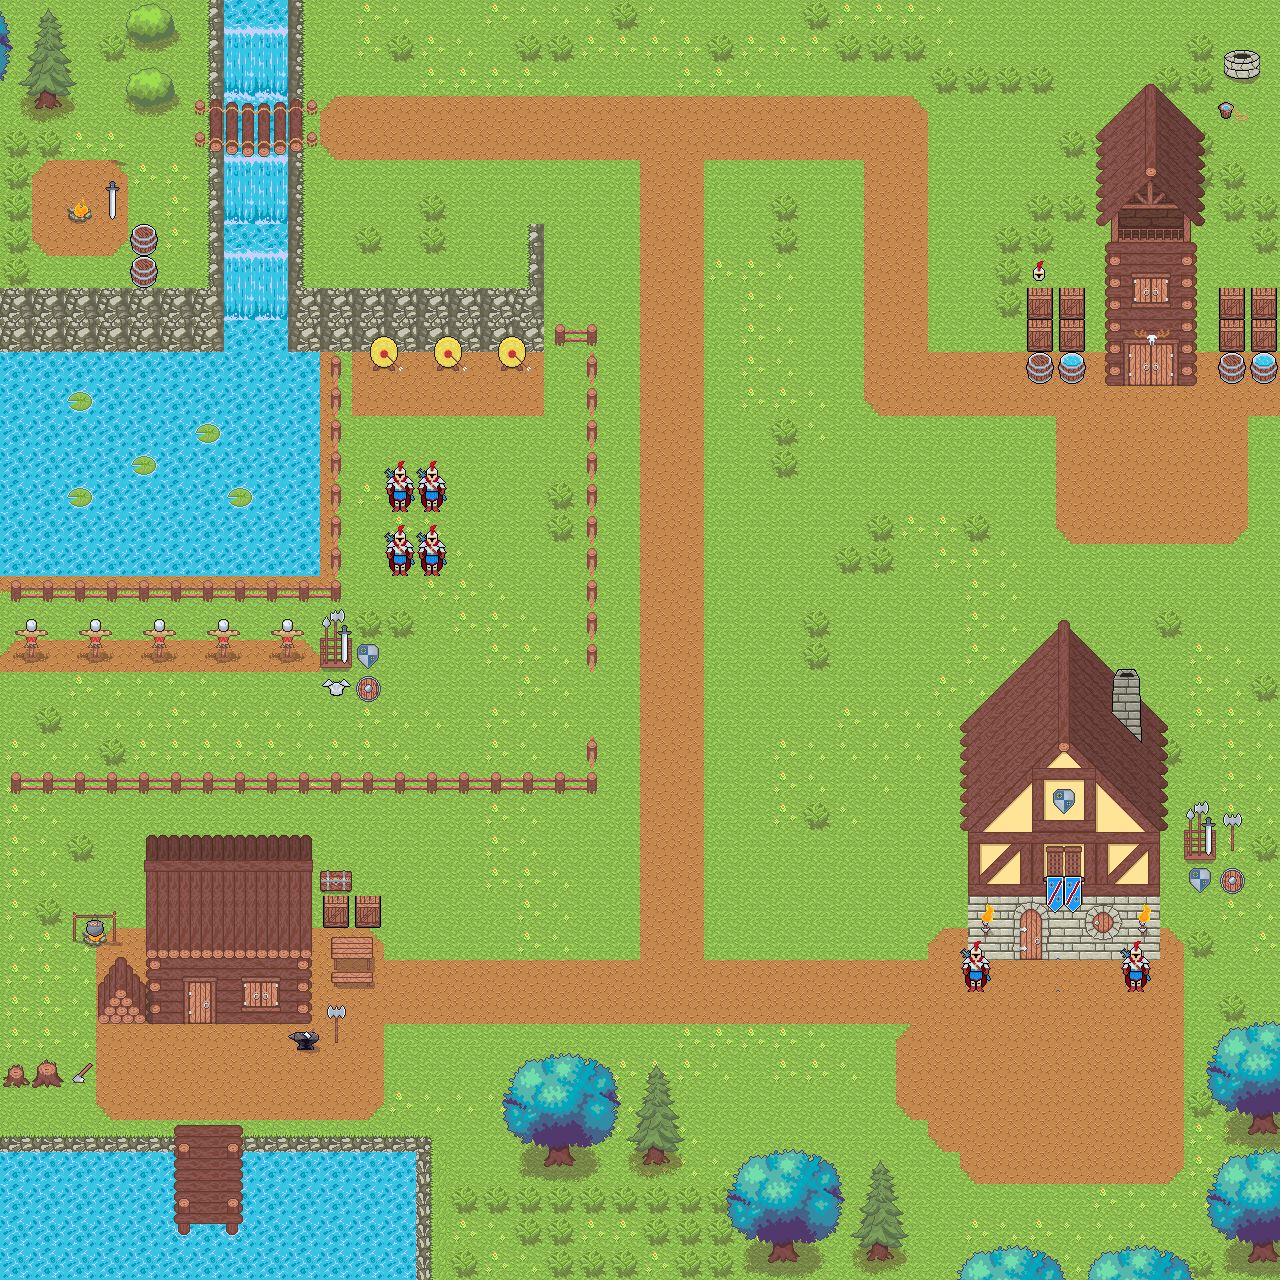

This is a level from a 2D game, rendered from its Tiled map with the project's own tilesets. A one-line summary and the map file follow, with tile-layer data summarised:
An orthogonal 40x40 tile map with 32x32 px tiles, 6 tile layers (background, path, water, houses, ...) and 60 objects (57x collision, player, gard1, sword).

<map version="1.10" tiledversion="1.11.2" orientation="orthogonal" renderorder="right-down" width="40" height="40" tilewidth="32" tileheight="32" infinite="0" nextlayerid="8" nextobjectid="89">
 <tileset firstgid="1" source="Medieval Tileset.tsx" />
 <layer id="1" name="background" width="40" height="40">
  <data>[1600 cells, 1600 non-empty, 1 distinct tile ids]</data>
 </layer>
 <layer id="2" name="path" width="40" height="40">
  <data>[1600 cells, 756 non-empty, 19 distinct tile ids]</data>
 </layer>
 <layer id="3" name="water" width="40" height="40">
  <data>[1600 cells, 144 non-empty, 5 distinct tile ids]</data>
 </layer>
 <layer id="5" name="houses" width="40" height="40">
  <data>[1600 cells, 72 non-empty, 68 distinct tile ids]</data>
 </layer>
 <layer id="4" name="deco" width="40" height="40">
  <data>[1600 cells, 235 non-empty, 99 distinct tile ids]</data>
 </layer>
 <layer id="7" name="top_struct" width="40" height="40">
  <data>[1600 cells, 237 non-empty, 144 distinct tile ids]</data>
 </layer>
 <objectgroup id="6" name="objects">
  <object id="1" name="player" x="690.526" y="114.152">
   <point />
  </object>
  <object id="2" name="collision" x="-0.666667" y="1136.67" width="174.667" height="142.667" />
  <object id="3" name="collision" x="243.333" y="1138" width="187.333" height="141.333" />
  <object id="4" name="collision" x="527.333" y="224" width="16.6667" height="63.3333" />
  <object id="5" name="collision" x="208.667" y="0" width="93.3333" height="98.6667" />
  <object id="6" name="collision" x="208.667" y="153.333" width="92" height="134.667" />
  <object id="7" name="collision" x="287.333" y="289.333" width="255.333" height="61.3333" />
  <object id="8" name="collision" x="-0.666667" y="288" width="224" height="62.6667" />
  <object id="10" name="collision" x="0" y="351.333" width="339.333" height="248.667" />
  <object id="11" name="collision" x="546.667" y="324" width="50.6667" height="21.3333" />
  <object id="13" name="collision" x="584" y="346.667" width="13.3333" height="325.333" />
  <object id="14" name="collision" x="5.33333" y="772" width="577.333" height="20" />
  <object id="20" name="collision" x="584" y="736.667" width="12.6667" height="56" />
  <object id="21" name="collision" x="1105.33" y="318.667" width="89.3333" height="68" />
  <object id="22" name="collision" x="1218.67" y="288" width="58.6667" height="93.3333" />
  <object id="23" name="collision" x="1024" y="286.667" width="62.6667" height="96" />
  <object id="24" name="collision" x="1222.67" y="46.6667" width="37.3333" height="34.6667" />
  <object id="25" name="collision" x="369.333" y="352" width="29.3333" height="18.6667" />
  <object id="26" name="collision" x="433.333" y="352" width="28" height="20" />
  <object id="27" name="collision" x="497.333" y="353.333" width="28" height="20" />
  <object id="28" name="collision" x="21.3333" y="640" width="20" height="21.3333" />
  <object id="34" name="collision" x="320" y="637.333" width="32" height="33.3333" />
  <object id="35" name="collision" x="968" y="864" width="190.667" height="93.3333" />
  <object id="36" name="collision" x="129.333" y="224" width="30.6667" height="61.3333" />
  <object id="37" name="collision" x="64" y="192" width="32" height="30.6667" />
  <object id="39" name="collision" x="32" y="96" width="30.6667" height="22.6667" />
  <object id="40" name="collision" x="1182.67" y="830.667" width="34.6667" height="32" />
  <object id="41" name="collision" x="1247.17" y="1113" width="32" height="30.6667" />
  <object id="44" name="collision" x="1245.33" y="1236.67" width="32" height="30.6667" />
  <object id="45" name="collision" x="865.333" y="1239.33" width="29.3333" height="22.6667" />
  <object id="46" name="collision" x="766.667" y="1232.67" width="32" height="30.6667" />
  <object id="47" name="collision" x="545.333" y="1147.5" width="32" height="28.6667" />
  <object id="48" name="collision" x="96" y="984" width="49.3333" height="38.6667" />
  <object id="49" name="collision" x="146.667" y="924" width="164" height="97.3333" />
  <object id="50" name="collision" x="318.667" y="870.667" width="34.6667" height="21.3333" />
  <object id="51" name="collision" x="320" y="894.667" width="62.6667" height="32" />
  <object id="52" name="collision" x="329.333" y="938.667" width="46.6667" height="46.6667" />
  <object id="53" name="collision" x="288" y="1024" width="32" height="30.6667" />
  <object id="54" name="collision" x="0" y="1057.33" width="62.6667" height="29.3333" />
  <object id="55" name="collision" x="176" y="1222.67" width="65.3333" height="57.3333" />
  <object id="56" name="collision" x="384" y="481.333" width="30.6667" height="29.3333" />
  <object id="57" name="collision" x="416.667" y="481.333" width="30.6667" height="29.3333" />
  <object id="58" name="collision" x="384.667" y="544" width="30.6667" height="29.3333" />
  <object id="59" name="collision" x="417" y="544.667" width="30.6667" height="29.3333" />
  <object id="60" name="collision" x="641.333" y="1152.17" width="29.3333" height="22.6667" />
  <object id="61" name="collision" x="960.667" y="961.333" width="30.6667" height="29.3333" />
  <object id="62" name="collision" type="gard1" x="1120.67" y="961.333" width="30.6667" height="29.3333" />
  <object id="64" name="collision" x="73" y="912" width="42.5" height="32.5" />
  <object id="65" name="collision" x="128.667" y="34" width="46.6667" height="19.3333" />
  <object id="67" name="collision" x="128" y="97.6666" width="46.6667" height="19.6667" />
  <object id="68" name="collision" x="0" y="0" width="4" height="1282" />
  <object id="70" name="collision" x="1280" y="1" width="4" height="1282" />
  <object id="78" name="collision" x="432" y="1266" width="848" height="12" />
  <object id="79" name="collision" x="304" y="0" width="982" height="24" />
  <object id="81" name="collision" x="4.33333" y="0" width="204" height="22.3333" />
  <object id="84" name="collision" x="84.6667" y="639.333" width="20" height="21.3333" />
  <object id="85" name="collision" x="149.333" y="640.667" width="20" height="21.3333" />
  <object id="86" name="collision" x="214" y="641.333" width="20" height="21.3333" />
  <object id="87" name="collision" x="277.333" y="639.333" width="20" height="21.3333" />
  <object id="88" name="sword" x="622" y="116">
   <point />
  </object>
 </objectgroup>
</map>